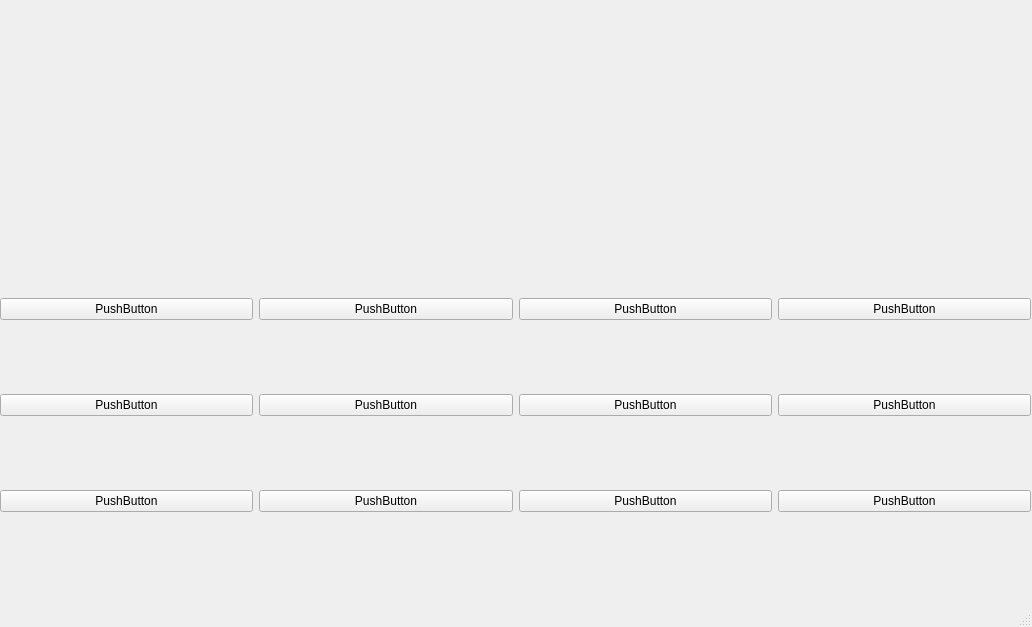
<?xml version="1.0" encoding="UTF-8"?>
<ui version="4.0">
 <class>MainWindow</class>
 <widget class="QMainWindow" name="MainWindow">
  <property name="geometry">
   <rect>
    <x>0</x>
    <y>0</y>
    <width>1032</width>
    <height>627</height>
   </rect>
  </property>
  <property name="windowTitle">
   <string>MainWindow</string>
  </property>
  <widget class="QWidget" name="centralwidget">
   <widget class="QWidget" name="gridLayoutWidget">
    <property name="geometry">
     <rect>
      <x>0</x>
      <y>230</y>
      <width>1031</width>
      <height>351</height>
     </rect>
    </property>
    <layout class="QGridLayout" name="gridLayout_2">
     <item row="1" column="1">
      <widget class="QPushButton" name="pushButton_5">
       <property name="text">
        <string>PushButton</string>
       </property>
      </widget>
     </item>
     <item row="2" column="1">
      <widget class="QPushButton" name="pushButton_6">
       <property name="text">
        <string>PushButton</string>
       </property>
      </widget>
     </item>
     <item row="2" column="2">
      <widget class="QPushButton" name="pushButton_9">
       <property name="text">
        <string>PushButton</string>
       </property>
      </widget>
     </item>
     <item row="0" column="0">
      <widget class="QPushButton" name="pushButton">
       <property name="text">
        <string>PushButton</string>
       </property>
      </widget>
     </item>
     <item row="1" column="0">
      <widget class="QPushButton" name="pushButton_2">
       <property name="text">
        <string>PushButton</string>
       </property>
      </widget>
     </item>
     <item row="2" column="0">
      <widget class="QPushButton" name="pushButton_3">
       <property name="text">
        <string>PushButton</string>
       </property>
      </widget>
     </item>
     <item row="1" column="2">
      <widget class="QPushButton" name="pushButton_8">
       <property name="text">
        <string>PushButton</string>
       </property>
      </widget>
     </item>
     <item row="0" column="1">
      <widget class="QPushButton" name="pushButton_4">
       <property name="text">
        <string>PushButton</string>
       </property>
      </widget>
     </item>
     <item row="0" column="2">
      <widget class="QPushButton" name="pushButton_7">
       <property name="text">
        <string>PushButton</string>
       </property>
      </widget>
     </item>
     <item row="0" column="3">
      <widget class="QPushButton" name="pushButton_10">
       <property name="text">
        <string>PushButton</string>
       </property>
      </widget>
     </item>
     <item row="1" column="3">
      <widget class="QPushButton" name="pushButton_11">
       <property name="text">
        <string>PushButton</string>
       </property>
      </widget>
     </item>
     <item row="2" column="3">
      <widget class="QPushButton" name="pushButton_12">
       <property name="text">
        <string>PushButton</string>
       </property>
      </widget>
     </item>
    </layout>
   </widget>
  </widget>
  <widget class="QMenuBar" name="menubar">
   <property name="geometry">
    <rect>
     <x>0</x>
     <y>0</y>
     <width>1032</width>
     <height>22</height>
    </rect>
   </property>
  </widget>
  <widget class="QStatusBar" name="statusbar"/>
 </widget>
 <resources/>
 <connections/>
</ui>
